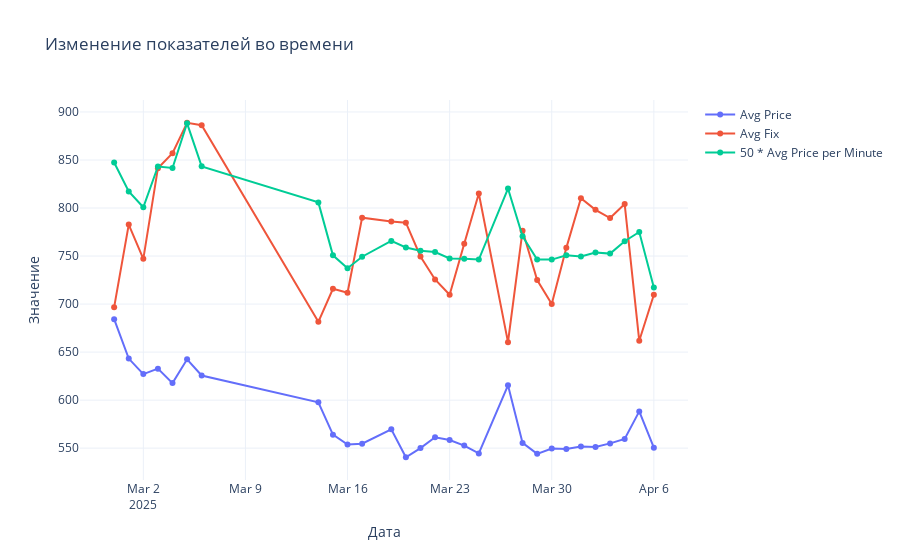

The notebook cell saved with this chart:
### Code cell
make_monitoring_plot_city("data/cars/средние цены на тарифы за день сити.csv")
